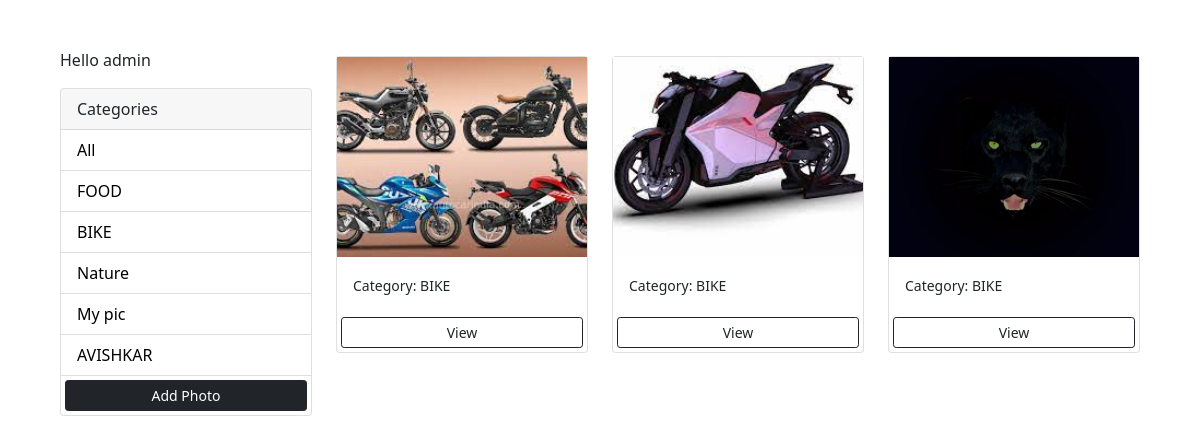
Screenshot of /?category=BIKE (signed in) with the database file from the repository.
### MY/models.py (models this page shows, shortened)
class Category(models.Model):
    name = models.CharField(max_length=100, null=False, blank=False)

class Photo(models.Model):
    category = models.ForeignKey(
        Category, on_delete=models.SET_NULL, null=True, blank=True)
    image = models.ImageField(null=False, blank=False)
    description = models.TextField()

### MY/views.py (the view)
# urls.py: path('', views.gallery, name='gallery'),
def gallery(request):
    category = request.GET.get('category')
    if category == None:
        photos = Photo.objects.all()
    else:
        photos = Photo.objects.filter(category__name=category)
    categories = Category.objects.all()
    context = {'categories': categories, 'photos': photos}
    return render(request, 'photos/gallery.html', context)

### MY/templates/photos/gallery.html (shortened to what this page needs)
<!DOCTYPE html>
<html lang="en">
  <head>
    <link
      href="https://cdn.jsdelivr.net/npm/bootstrap@5.0.0-beta1/dist/css/bootstrap.min.css"
      rel="stylesheet"
    />
  </head>
  <body class="m-5">
    <div class="container">
      <div class="row">
        <div class="col-md-3">
          {% if request.user.is_authenticated %}
          <p>Hello {{request.user}}</p>
          {% endif %}
          <div class="card">
            <div class="card-header">Categories</div>
            <ul class="list-group list-group-flush">
              <li class="list-group-item">
                <a href="{% url 'gallery' %}">All</a>
              </li>
              {% for category in categories %}
              <li class="list-group-item">
                <a href="{% url 'gallery' %}?category={{category.name}}">
                  {{category.name}}
                </a>
              </li>
              {% endfor %}
              <a
                href="{% url 'add' %}"
                class="btn btn-dark btn-block btn-sm m-1"
                >Add Photo</a
              >
            </ul>
          </div>
        </div>
        <div class="col-md-9">
          <div class="row">
            {% for photo in photos %}
            <div class="col-md-4">
              <div class="card my-2">
                <img
                  class="image-thumbail"
                  src="{{photo.image.url}}"
                  alt="Card image cap"
                />
                <div class="card-body">
                  <small>Category: {{photo.category.name}}</small>
                </div>
                <a
                  href="{% url 'photo' photo.id %}"
                  class="btn btn-outline-dark btn-sm m-1"
                  >View</a
                >
              </div>
            </div>
            {% empty %}
            <h3>No photos...</h3>
            {% endfor %}
          </div>
        </div>
      </div>
    </div>
  </body>
</html>

### MY/templates/photos/gallery.html (style rules this page uses)
.image-thumbail { height: 200px; object-fit: cover; }
.list-group-item a { text-decoration: none; color: black; }

### rows the page displays
Category: name "FOOD"
Category: name "BIKE"
Category: name "Nature"
Category: name "My pic"
Category: name "AVISHKAR"
Photo: image (picture), category.name "BIKE"
Photo: image (picture), category.name "BIKE"
Photo: image (picture), category.name "BIKE"

### other values shown
{{ request.user }} "admin"
